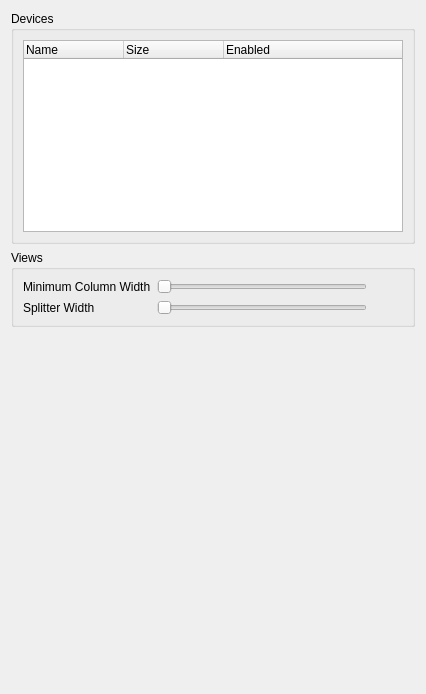
<?xml version="1.0" encoding="UTF-8"?>
<ui version="4.0">
 <class>LCDConfig</class>
 <widget class="QWidget" name="LCDConfig">
  <property name="geometry">
   <rect>
    <x>0</x>
    <y>0</y>
    <width>426</width>
    <height>694</height>
   </rect>
  </property>
  <property name="windowTitle">
   <string>Form</string>
  </property>
  <property name="styleSheet">
   <string notr="true">font: 57 11pt &quot;Terminus (TTF)&quot;;</string>
  </property>
  <layout class="QVBoxLayout" name="verticalLayout_2">
   <item>
    <widget class="QGroupBox" name="qgbDevices">
     <property name="minimumSize">
      <size>
       <width>160</width>
       <height>43</height>
      </size>
     </property>
     <property name="whatsThis">
      <string>&lt;p&gt;This is the list of available LCD devices on your system.  It lists devices by name, but also includes the size of the display. Mumble supports outputting to several LCD devices at a time.&lt;/p&gt;
&lt;h3&gt;Size:&lt;/h3&gt;
&lt;p&gt;
This field describes the size of an LCD device. The size is given either in pixels (for Graphic LCDs) or in characters (for Character LCDs).&lt;/p&gt;
&lt;h3&gt;Enabled:&lt;/h3&gt;
&lt;p&gt;This decides whether Mumble should draw to a particular LCD device.&lt;/p&gt;</string>
     </property>
     <property name="title">
      <string>Devices</string>
     </property>
     <layout class="QVBoxLayout" name="verticalLayout">
      <item>
       <widget class="QTreeWidget" name="qtwDevices">
        <property name="sizePolicy">
         <sizepolicy hsizetype="Expanding" vsizetype="Minimum">
          <horstretch>0</horstretch>
          <verstretch>0</verstretch>
         </sizepolicy>
        </property>
        <property name="itemsExpandable">
         <bool>false</bool>
        </property>
        <column>
         <property name="text">
          <string>Name</string>
         </property>
        </column>
        <column>
         <property name="text">
          <string>Size</string>
         </property>
        </column>
        <column>
         <property name="text">
          <string>Enabled</string>
         </property>
        </column>
       </widget>
      </item>
     </layout>
    </widget>
   </item>
   <item>
    <widget class="QGroupBox" name="qgbViews">
     <property name="sizePolicy">
      <sizepolicy hsizetype="Preferred" vsizetype="Minimum">
       <horstretch>0</horstretch>
       <verstretch>0</verstretch>
      </sizepolicy>
     </property>
     <property name="title">
      <string>Views</string>
     </property>
     <layout class="QGridLayout" name="gridLayout">
      <item row="0" column="0">
       <widget class="QLabel" name="qliMinColWidth">
        <property name="text">
         <string>Minimum Column Width</string>
        </property>
       </widget>
      </item>
      <item row="0" column="1">
       <widget class="QSlider" name="qsMinColWidth">
        <property name="whatsThis">
         <string>&lt;p&gt;This option decides the minimum width a column in the User View.&lt;/p&gt;
&lt;p&gt;If too many people are speaking at once, the User View will split itself into columns. You can use this option to pick a compromise between number of users shown on the LCD, and width of user names.&lt;/p&gt;
</string>
        </property>
        <property name="minimum">
         <number>40</number>
        </property>
        <property name="maximum">
         <number>200</number>
        </property>
        <property name="orientation">
         <enum>Qt::Horizontal</enum>
        </property>
       </widget>
      </item>
      <item row="0" column="2">
       <widget class="QLabel" name="qlMinColWidth">
        <property name="minimumSize">
         <size>
          <width>30</width>
          <height>0</height>
         </size>
        </property>
        <property name="text">
         <string/>
        </property>
       </widget>
      </item>
      <item row="1" column="0">
       <widget class="QLabel" name="qliSplitterWidth">
        <property name="text">
         <string>Splitter Width</string>
        </property>
       </widget>
      </item>
      <item row="1" column="1">
       <widget class="QSlider" name="qsSplitterWidth">
        <property name="whatsThis">
         <string>This setting decides the width of column splitter.</string>
        </property>
        <property name="minimum">
         <number>0</number>
        </property>
        <property name="maximum">
         <number>5</number>
        </property>
        <property name="orientation">
         <enum>Qt::Horizontal</enum>
        </property>
       </widget>
      </item>
      <item row="1" column="2">
       <widget class="QLabel" name="qlSplitterWidth">
        <property name="minimumSize">
         <size>
          <width>30</width>
          <height>0</height>
         </size>
        </property>
        <property name="text">
         <string/>
        </property>
       </widget>
      </item>
     </layout>
    </widget>
   </item>
   <item>
    <spacer name="verticalSpacer">
     <property name="orientation">
      <enum>Qt::Vertical</enum>
     </property>
     <property name="sizeType">
      <enum>QSizePolicy::Expanding</enum>
     </property>
     <property name="sizeHint" stdset="0">
      <size>
       <width>20</width>
       <height>40</height>
      </size>
     </property>
    </spacer>
   </item>
  </layout>
 </widget>
 <resources/>
 <connections/>
</ui>
